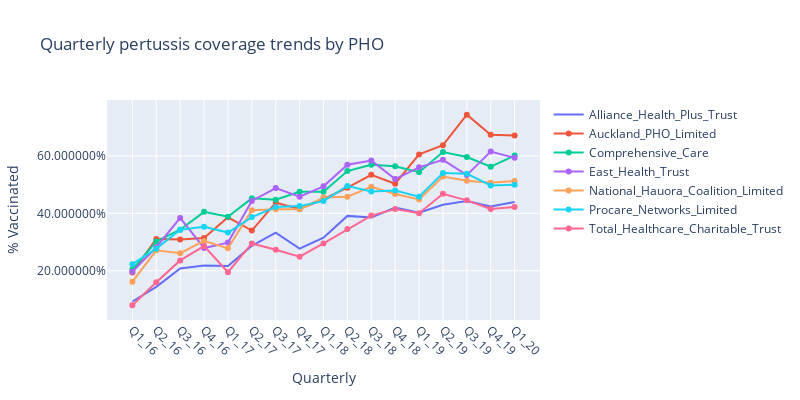

Source (notebook cell):
### Markdown cell above
### Quarterly pertussis coverage trends by PHO

### Code cell
import pandas as pd
import matplotlib.pyplot as plt
import plotly.graph_objects as go
import numpy as np
#DHBAll = pd.ExcelFile('G:/Funding Team/Planning/Health Information/HIAT/Michael Files/Antinatal Vaccination/April 2019 to March 2020/For Python.xlsx')
#DHBPert = pd.read_excel(DHBAll, 'Pertussis Graphs', skiprows=5)
PHOPertus = DHBPert[['Alliance_Health_Plus_Trust','Auckland_PHO_Limited','Comprehensive_Care', 'East_Health_Trust',
                      'National_Hauora_Coalition_Limited', 'Procare_Networks_Limited', 'Total_Healthcare_Charitable_Trust']]
PHOPertus=PHOPertus.round(3)
PHOPertus=PHOPertus[:29]

# Declare a list that is to be converted into a column 
Quarter = ['Q1_16', 'Q2_16', 'Q3_16', 'Q4_16','Q1_17', 'Q2_17', 'Q3_17', 'Q4_17','Q1_18', 'Q2_18', 'Q3_18', 'Q4_18','Q1_19', 
           'Q2_19', 'Q3_19', 'Q4_19','Q1_20', 'Q2_20', 'Q3_20', 'Q4_20',
           'Q1_21', 'Q2_21', 'Q3_21', 'Q4_21','Q1_22', 'Q2_22', 'Q3_22', 'Q4_22', 'Q1_23'] 
# Using 'Address' as the column name 
# and equating it to the list 
PHOPertus['Quarter'] = Quarter 
PHOPertus=PHOPertus.dropna()
random_x = PHOPertus["Quarter"].tolist()
# using to_numpy() 
random_y0 = PHOPertus['Alliance_Health_Plus_Trust'].tolist()   

random_y1 = PHOPertus['Auckland_PHO_Limited'].tolist()  

random_y2 = PHOPertus['Comprehensive_Care'].tolist()   
random_y3 = PHOPertus['East_Health_Trust'].tolist() 
random_y4 = PHOPertus['National_Hauora_Coalition_Limited'].tolist() 
random_y5 = PHOPertus['Procare_Networks_Limited'].tolist()
random_y6 = PHOPertus['Total_Healthcare_Charitable_Trust'].tolist()
import numpy as np

# Create traces
fig = go.Figure()
fig.add_trace(go.Scatter(x=random_x, y=random_y0,
                    mode='lines',
                    name='Alliance_Health_Plus_Trust'))
fig.add_trace(go.Scatter(x=random_x, y=random_y1,
                    mode='lines+markers',
                    name='Auckland_PHO_Limited'))
fig.add_trace(go.Scatter(x=random_x, y=random_y2,
                    mode='lines+markers',
                    name='Comprehensive_Care'))
fig.add_trace(go.Scatter(x=random_x, y=random_y3,
                    mode='lines+markers',
                    name='East_Health_Trust'))
fig.add_trace(go.Scatter(x=random_x, y=random_y4,
                    mode='lines+markers',
                    name='National_Hauora_Coalition_Limited'))
fig.add_trace(go.Scatter(x=random_x, y=random_y5,
                    mode='lines+markers',
                    name='Procare_Networks_Limited'))
fig.add_trace(go.Scatter(x=random_x, y=random_y6,
                    mode='lines+markers',
                    name='Total_Healthcare_Charitable_Trust'))
# Edit the layout
fig.update_layout(title='Pertusiss by Ethnicity',
                   xaxis_title='Quarter',
                   yaxis_title='Percentage')

fig.update_layout(xaxis_type='category',
                  title_text='Quarterly pertussis coverage trends by PHO',
                  xaxis_title='Quarterly',
                  yaxis_title='% Vaccinated')
fig.update_xaxes(tickangle=45)
fig.update_yaxes(tickformat="%")
fig.update_layout(showlegend=True)
#fig.update_layout(legend_orientation="h")
fig.update_layout(
    autosize=True,
    width=800,
    height=400,)
fig.show()

### Figure 1 — Plotly figure (JSON) as saved in the notebook; plotly's stock layout.template omitted (floating-point values rounded to 4 significant figures)
{"data": [{"mode": "lines", "name": "Alliance_Health_Plus_Trust", "type": "scatter", "x": ["Q1_16", "Q2_16", "Q3_16", "Q4_16", "Q1_17", "Q2_17", "Q3_17", "Q4_17", "Q1_18", "Q2_18", "Q3_18", "Q4_18", "Q1_19", "Q2_19", "Q3_19", "Q4_19", "Q1_20"], "y": [0.093, 0.144, 0.208, 0.218, 0.217, 0.287, 0.333, 0.277, 0.315, 0.391, 0.385, 0.42, 0.402, 0.43, 0.443, 0.424, 0.439]}, {"mode": "lines+markers", "name": "Auckland_PHO_Limited", "type": "scatter", "x": ["Q1_16", "Q2_16", "Q3_16", "Q4_16", "Q1_17", "Q2_17", "Q3_17", "Q4_17", "Q1_18", "Q2_18", "Q3_18", "Q4_18", "Q1_19", "Q2_19", "Q3_19", "Q4_19", "Q1_20"], "y": [0.194, 0.311, 0.309, 0.314, 0.386, 0.34, 0.437, 0.415, 0.449, 0.489, 0.534, 0.503, 0.605, 0.637, 0.743, 0.673, 0.671]}, {"mode": "lines+markers", "name": "Comprehensive_Care", "type": "scatter", "x": ["Q1_16", "Q2_16", "Q3_16", "Q4_16", "Q1_17", "Q2_17", "Q3_17", "Q4_17", "Q1_18", "Q2_18", "Q3_18", "Q4_18", "Q1_19", "Q2_19", "Q3_19", "Q4_19", "Q1_20"], "y": [0.204, 0.302, 0.343, 0.405, 0.388, 0.452, 0.447, 0.475, 0.475, 0.547, 0.569, 0.564, 0.543, 0.613, 0.596, 0.562, 0.601]}, {"mode": "lines+markers", "name": "East_Health_Trust", "type": "scatter", "x": ["Q1_16", "Q2_16", "Q3_16", "Q4_16", "Q1_17", "Q2_17", "Q3_17", "Q4_17", "Q1_18", "Q2_18", "Q3_18", "Q4_18", "Q1_19", "Q2_19", "Q3_19", "Q4_19", "Q1_20"], "y": [0.197, 0.282, 0.384, 0.279, 0.298, 0.443, 0.488, 0.458, 0.494, 0.569, 0.584, 0.519, 0.56, 0.586, 0.533, 0.615, 0.593]}, {"mode": "lines+markers", "name": "National_Hauora_Coalition_Limited", "type": "scatter", "x": ["Q1_16", "Q2_16", "Q3_16", "Q4_16", "Q1_17", "Q2_17", "Q3_17", "Q4_17", "Q1_18", "Q2_18", "Q3_18", "Q4_18", "Q1_19", "Q2_19", "Q3_19", "Q4_19", "Q1_20"], "y": [0.162, 0.271, 0.261, 0.304, 0.278, 0.411, 0.414, 0.414, 0.455, 0.458, 0.492, 0.467, 0.448, 0.528, 0.513, 0.506, 0.512]}, {"mode": "lines+markers", "name": "Procare_Networks_Limited", "type": "scatter", "x": ["Q1_16", "Q2_16", "Q3_16", "Q4_16", "Q1_17", "Q2_17", "Q3_17", "Q4_17", "Q1_18", "Q2_18", "Q3_18", "Q4_18", "Q1_19", "Q2_19", "Q3_19", "Q4_19", "Q1_20"], "y": [0.223, 0.277, 0.343, 0.353, 0.333, 0.387, 0.422, 0.425, 0.443, 0.495, 0.476, 0.479, 0.458, 0.54, 0.538, 0.497, 0.499]}, {"mode": "lines+markers", "name": "Total_Healthcare_Charitable_Trust", "type": "scatter", "x": ["Q1_16", "Q2_16", "Q3_16", "Q4_16", "Q1_17", "Q2_17", "Q3_17", "Q4_17", "Q1_18", "Q2_18", "Q3_18", "Q4_18", "Q1_19", "Q2_19", "Q3_19", "Q4_19", "Q1_20"], "y": [0.08, 0.16, 0.236, 0.286, 0.195, 0.295, 0.273, 0.249, 0.295, 0.345, 0.392, 0.415, 0.4, 0.468, 0.445, 0.415, 0.422]}], "layout": {"autosize": true, "height": 400, "showlegend": true, "title": {"text": "Quarterly pertussis coverage trends by PHO"}, "width": 800, "xaxis": {"tickangle": 45, "title": {"text": "Quarterly"}, "type": "category"}, "yaxis": {"tickformat": "%", "title": {"text": "% Vaccinated"}}}}
